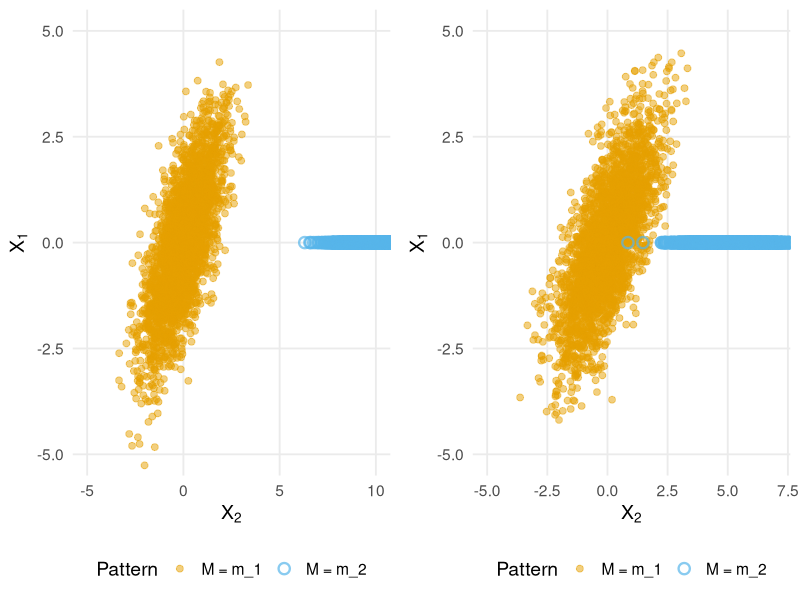
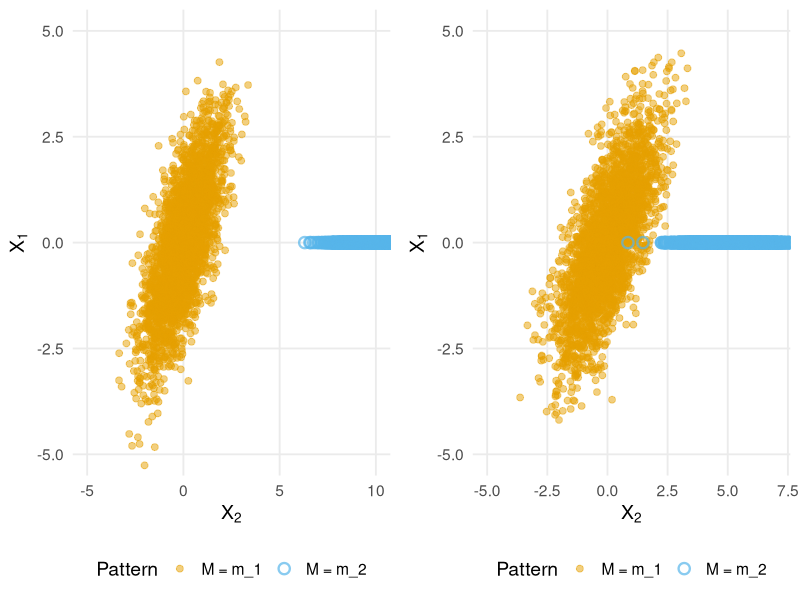

These charts were generated, in order, by the following R code: (Note: this script raises an error after producing the figures.)

#################################################
##Overlap Condition
#################################################
library(ggplot2)
library(gridExtra)
library(MASS)

set.seed(123)

# Number of samples per pattern
n <- 3000

# # ===== EXAMPLE 1: Uniform distributions =====
# # Pattern m1: X2* ~ U([0,1])
# X2_m1 <- runif(n, 0, 1)
# # Pattern m2: X2* ~ U([1,2])
# X2_m2 <- runif(n, 1, 2)
# 
# # Common noise epsilon ~ U([0,1])
# epsilon_m1 <- runif(n, 0, 1)
# epsilon_m2 <- runif(n, 0, 1)
# 
# # X1* = X2* * epsilon, so X1*|X2* ~ U([0, X2*])
# X1_m1 <- X2_m1 * epsilon_m1
# X1_m2 <- X2_m2 * epsilon_m2
# 
# # Create data frame for Example 1
# df1 <- data.frame(
#   X1 = c(X1_m1, X1_m2),
#   X2 = c(X2_m1, X2_m2),
#   Pattern = factor(rep(c("M = m_1", "M = m_2"), each = n))
# )
# 
# # Plot Example 1 - Pattern m2 with X1 missing
# p1 <- ggplot() +
#   # Plot pattern m1 (complete data) as points
#   geom_point(data = df1[df1$Pattern == "M = m_1", ], 
#              aes(x = X2, y = X1, color = Pattern), 
#              alpha = 0.5, size = 2) +
#   # Plot pattern m2 as circles on x-axis (X1 is missing)
#   geom_point(data = df1[df1$Pattern == "M = m_2", ], 
#              aes(x = X2, y = 0, color = Pattern), 
#              shape = 1, size = 3, alpha = 0.7, stroke = 1.2) +
#   
#   scale_color_manual(values = c("M = m_1" = "#E69F00", "M = m_2" = "#56B4E9")) +
#   labs(
#     #title = "Example 1: Uniform Distributions",
#     #subtitle = "Pattern m_1: complete data | Pattern m_2: X₁ missing (only X₂ observed)",
#     x = expression(X[2]),
#     y = expression(X[1])
#   ) +
#   theme_minimal(base_size = 14) +
#   theme(
#     legend.position = "bottom",
#     plot.title = element_text(face = "bold"),
#     panel.grid.minor = element_blank()
#   ) +
#   coord_cartesian(xlim = c(-0.1, 2.1), ylim = c(-0.15, 2.1))


# ===== EXAMPLE 1: Gaussian mixture =====
# Pattern m1: (X1, X2) | M=m1 ~ N(mean1, Sigma1)
mean1 <- c(0, 0)
Sigma1 <- matrix(c(2, 1, 1, 1), nrow = 2)

# Pattern m2: (X1, X2) | M=m2 ~ N(mean2, Sigma2)
mean2 <- c(10, 10)
Sigma2 <- matrix(c(2, 1, 1, 1), nrow = 2)

# Generate samples
samples_m1 <- mvrnorm(n, mu = mean1, Sigma = Sigma1)
samples_m2 <- mvrnorm(n, mu = mean2, Sigma = Sigma2)

# Create data frame for Example 2
df2 <- data.frame(
  X1 = c(samples_m1[, 1], samples_m2[, 1]),
  X2 = c(samples_m1[, 2], samples_m2[, 2]),
  Pattern = factor(rep(c("M = m_1", "M = m_2"), each = n))
)

# Plot Example 2 - Pattern m2 with X1 missing
p1 <- ggplot() +
  # Plot pattern m1 (complete data) as points
  geom_point(data = df2[df2$Pattern == "M = m_1", ], 
             aes(x = X2, y = X1, color = Pattern), 
             alpha = 0.5, size = 2) +
  # Plot pattern m2 as circles on x-axis (X1 is missing)
  geom_point(data = df2[df2$Pattern == "M = m_2", ], 
             aes(x = X2, y = 0, color = Pattern), 
             shape = 1, size = 3, alpha = 0.7, stroke = 1.2) +
  # Add the conditional relationship line: E[X1|X2] = X2
  scale_color_manual(values = c("M = m_1" = "#E69F00", "M = m_2" = "#56B4E9")) +
  labs(
    #title = "Example 2: Gaussian Mixture",
    #subtitle = "Pattern m_1: complete data | Pattern m_2: X₁ missing (only X₂ observed)",
    x = expression(X[2]),
    y = expression(X[1])
  ) +
  theme_minimal(base_size = 14) +
  theme(
    legend.position = "bottom",
    plot.title = element_text(face = "bold"),
    panel.grid.minor = element_blank()
  ) +
  coord_cartesian(ylim = c(-5, 5), xlim = c(-5, 10))




# ===== EXAMPLE 2: Gaussian mixture =====
# Pattern m1: (X1, X2) | M=m1 ~ N(mean1, Sigma1)
mean1 <- c(0, 0)
Sigma1 <- matrix(c(2, 1, 1, 1), nrow = 2)

# Pattern m2: (X1, X2) | M=m2 ~ N(mean2, Sigma2)
mean2 <- c(5, 5)
Sigma2 <- matrix(c(2, 1, 1, 1), nrow = 2)

# Generate samples
samples_m1 <- mvrnorm(n, mu = mean1, Sigma = Sigma1)
samples_m2 <- mvrnorm(n, mu = mean2, Sigma = Sigma2)

# Create data frame for Example 2
df2 <- data.frame(
  X1 = c(samples_m1[, 1], samples_m2[, 1]),
  X2 = c(samples_m1[, 2], samples_m2[, 2]),
  Pattern = factor(rep(c("M = m_1", "M = m_2"), each = n))
)

# Plot Example 2 - Pattern m2 with X1 missing
p2 <- ggplot() +
  # Plot pattern m1 (complete data) as points
  geom_point(data = df2[df2$Pattern == "M = m_1", ], 
             aes(x = X2, y = X1, color = Pattern), 
             alpha = 0.5, size = 2) +
  # Plot pattern m2 as circles on x-axis (X1 is missing)
  geom_point(data = df2[df2$Pattern == "M = m_2", ], 
             aes(x = X2, y = 0, color = Pattern), 
             shape = 1, size = 3, alpha = 0.7, stroke = 1.2) +
  # Add the conditional relationship line: E[X1|X2] = X2
  scale_color_manual(values = c("M = m_1" = "#E69F00", "M = m_2" = "#56B4E9")) +
  labs(
    #title = "Example 2: Gaussian Mixture",
    #subtitle = "Pattern m_1: complete data | Pattern m_2: X₁ missing (only X₂ observed)",
    x = expression(X[2]),
    y = expression(X[1])
  ) +
  theme_minimal(base_size = 14) +
  theme(
    legend.position = "bottom",
    plot.title = element_text(face = "bold"),
    panel.grid.minor = element_blank()
  ) +
  coord_cartesian(ylim = c(-5, 5), xlim = c(-5, 7))

# Combine plots
grid.arrange(p1, p2, ncol = 2)



#Plotting:
# Open a PNG device for saving the plot
png(filename = paste0("Overlap_Illustration", ".png"), 
    width = 1000,    # Width in pixels
    height = 600,    # Height in pixels
    res = 120)       # Resolution in dpi

# Combine plots
grid.arrange(p1, p2, ncol = 2)

# Close the PNG device
dev.off()





#################################################
## Example \ref{interesting_new_Example}
#################################################

n<-40000
d=3

X<-simulate_fgm(n=n, alpha=1)
X<-cbind(X,matrix(runif( (d-2)*n ), nrow=n, ncol=d-2 ))

colnames(X)<-paste0("X",1:d)


vectors <- matrix(c(
  rep(0, d),
  0, 1, rep(0,d-2),
  rep(0,d-1), 1,
  1,1, rep(0,d-2)
), nrow = 4, byrow = TRUE)


# Generate random draws
# sample() will generate indices, which we use to select rows from the matrix
M <- vectors[apply(X,1, function(x) sample(1:4, size = 1, prob=c((x[1]+x[2])/3, (1-x[1])/3, (1-x[2])/3, 1/3), replace = TRUE)), ]
X.NA<-X
X.NA[M==1]<-NA

nLm<-nrow(X[ (M[,1]==0 & M[,2]==0 & M[,3]==0) |  (M[,1]==0 & M[,2]==0 & M[,3]==1) ,1:2])

# Create grid for density contours
x1_grid <- seq(0, 1, length.out = 100)
x2_grid <- seq(0, 1, length.out = 100)
density_grid <- outer(x1_grid, x2_grid, function(x1, x2) {
  1 + (2*x1 - 1) * (2*x2 - 1)
})

density_grid2 <- outer(x1_grid, x2_grid, function(x1, x2) {
  1 + (2*x1 - 1) * (2*x2 - 1) * (2/3)*(1+x1)
})

# Plot with density overlay
par(mfrow=c(1,2))

# Plot 1: M=m_4 (random sample)
plot(X[sample(1:n, size=nLm, replace = F), 1:2], 
     pch = 16, cex = 0.5, col = rgb(0, 0, 1, 0.3),
     xlab = "X1", ylab = "X2")
contour(x1_grid, x2_grid, density_grid, 
        add = TRUE, col = "red", lwd = 2, labcex = 0.8)

# Plot 2: M in Lm
plot(X.NA[(M[,1]==0 & M[,2]==0 & M[,3]==0) | (M[,1]==0 & M[,2]==0 & M[,3]==1), 1:2], 
     pch = 16, cex = 0.5, col = rgb(0, 0, 1, 0.3),
     xlab = "X1", ylab = "X2")
contour(x1_grid, x2_grid, density_grid2, 
        add = TRUE, col = "red", lwd = 2, labcex = 0.8)

par(mfrow=c(1,1))

##Alternative:
par(mfrow=c(1,3))

hist(X.NA[(M[,1]==0 & M[,2]==0 & M[,3]==0) | (M[,1]==0 & M[,2]==0 & M[,3]==1), 1], xlab="X_1", main="")
hist(X.NA[(M[,1]==0 & M[,2]==0 & M[,3]==0) | (M[,1]==0 & M[,2]==0 & M[,3]==1), 2], xlab="X_2", main="")

# Plot 2: M in Lm
plot(X.NA[(M[,1]==0 & M[,2]==0 & M[,3]==0) | (M[,1]==0 & M[,2]==0 & M[,3]==1), 1:2], 
     pch = 16, cex = 0.5, col = rgb(0, 0, 1, 0.3),
     xlab = "X_1", ylab = "X_2")
contour(x1_grid, x2_grid, density_grid2, 
        add = TRUE, col = "red", lwd = 2, labcex = 0.8)

par(mfrow=c(1,1))




###Saving the plot

#Plotting:
# Open a PNG device for saving the plot
png(filename = paste0("Example_X1X2", ".png"), 
    width = 1200,    # Width in pixels
    height = 400,    # Height in pixels
    res = 120)       # Resolution in dpi

##Alternative:
par(mfrow=c(1,3))

hist(X.NA[(M[,1]==0 & M[,2]==0 & M[,3]==0) | (M[,1]==0 & M[,2]==0 & M[,3]==1), 1], xlab="X_1", main="", cex.axis=1.5,cex.lab=1.5)
hist(X.NA[(M[,1]==0 & M[,2]==0 & M[,3]==0) | (M[,1]==0 & M[,2]==0 & M[,3]==1), 2], xlab="X_2", main="",cex.axis=1.5,cex.lab=1.5)

# Plot 2: M in Lm
plot(X.NA[(M[,1]==0 & M[,2]==0 & M[,3]==0) | (M[,1]==0 & M[,2]==0 & M[,3]==1), 1:2], 
     pch = 16, cex = 0.5, col = rgb(0, 0, 1, 0.3),
     xlab = "X_1", ylab = "X_2", cex.axis=1.5,cex.lab=1.5)
contour(x1_grid, x2_grid, density_grid2, 
        add = TRUE, col = "red", lwd = 2, labcex = 0.8)

par(mfrow=c(1,1))


# Close the PNG device
dev.off()
